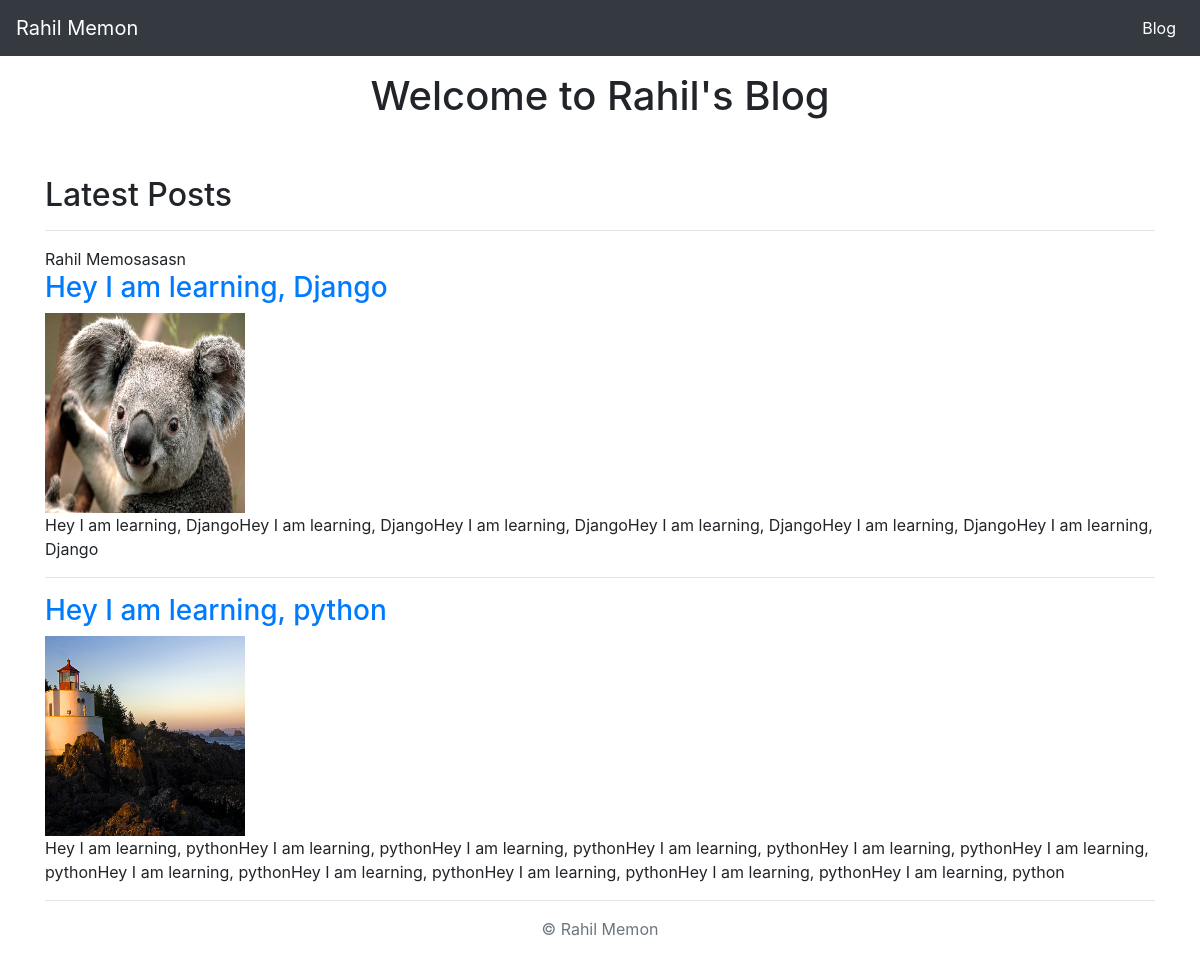
The app's page /blogs/ with its own data.
### blog/models.py (models this page shows, shortened)
class Blog(models.Model):
    title = models.CharField(max_length=255)
    summary = models.TextField()
    image   = models.ImageField(upload_to='images/')

### blog/views.py (the view)
# urls.py: path('blogs/', views.allBlogs, name='allblog'),
def allBlogs(request):
    blogs = Blog.objects.all()
    context = {
        'blogs': list(blogs),
        'name': 'Rahil Memosasasn'
    }
    return render(request, 'allblog.html', context)

### blog/templates/allblog.html (shortened to what this page needs)
<!DOCTYPE html>
<html lang="en">
   <head>
      <link
         rel="stylesheet"
         href="https://maxcdn.bootstrapcdn.com/bootstrap/4.0.0/css/bootstrap.min.css"
         />
   </head>
   <body>
      <header>
         <nav class="navbar navbar-expand-lg navbar-dark bg-dark">
            <a href="{% url 'home' %}" class="navbar-brand">Rahil Memon</a>
            <div class="collapse navbar-collapse" id="navbarNavAltMarkup">
               <div class="navbar-nav ml-auto">
                  <a href="{% url 'allblog' %}" class="nav-item nav-link active">Blog</a>
               </div>
            </div>
         </nav>
      </header>
      <main role="main">
         <div class="container">
            <h1 class="text-center pt-3">Welcome to Rahil's Blog</h1>
            <br />
            <br />
            <h2>Latest Posts</h2>
            <hr />
                {{ name }}
            {% for blog in blogs %}
            <a href="{% url 'detail' blog.id  %}"><h3> {{ blog.title }} </h3></a>
            <img src="{{ blog.image.url }}" height="200" width="200" />
            <p>{{ blog.summary }}</p>
             <hr/>
             {% endfor %}
         </div>
      </main>
      <footer class="text-muted">
         <div class="container text-center">
            <p>© Rahil Memon</p>
         </div>
      </footer>
   </body>
</html>

### records on screen
Blog: title "Hey I am learning, Django", image (picture), summary "Hey I am learning, DjangoHey I am learning, DjangoHey I am learning, DjangoHey I am learning, DjangoHey I am learning, DjangoHey I am learning, Django"
Blog: title "Hey I am learning, python", image (picture), summary "Hey I am learning, pythonHey I am learning, pythonHey I am learning, pythonHey I am learning, pythonHey I am learning, pythonHey I am learning, pythonHey I am learning, pythonHey I am learning, pythonHey I am learning, pythonHey I am learning, pythonHey I am learning, python"

### other values on screen
{{ name }} "Rahil Memosasasn"
